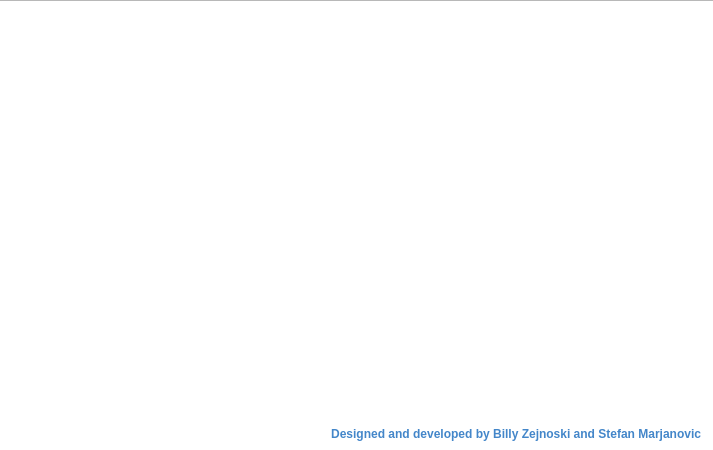
<?xml version="1.0" encoding="UTF-8"?>
<ui version="4.0">
 <class>About</class>
 <widget class="QWidget" name="About">
  <property name="geometry">
   <rect>
    <x>0</x>
    <y>0</y>
    <width>713</width>
    <height>450</height>
   </rect>
  </property>
  <property name="windowTitle">
   <string>About ACM</string>
  </property>
  <property name="windowOpacity">
   <double>1.000000000000000</double>
  </property>
  <widget class="QGraphicsView" name="graphicsView">
   <property name="geometry">
    <rect>
     <x>-10</x>
     <y>0</y>
     <width>741</width>
     <height>461</height>
    </rect>
   </property>
   <property name="styleSheet">
    <string notr="true">background-image: url(:/ACMlogo.PNG);</string>
   </property>
  </widget>
  <widget class="QLabel" name="label">
   <property name="geometry">
    <rect>
     <x>20</x>
     <y>421</y>
     <width>681</width>
     <height>20</height>
    </rect>
   </property>
   <property name="font">
    <font>
     <weight>75</weight>
     <bold>true</bold>
    </font>
   </property>
   <property name="styleSheet">
    <string notr="true">color: rgb(67, 134, 201);</string>
   </property>
   <property name="text">
    <string>Designed and developed by Billy Zejnoski and Stefan Marjanovic</string>
   </property>
   <property name="alignment">
    <set>Qt::AlignBottom|Qt::AlignRight|Qt::AlignTrailing</set>
   </property>
  </widget>
 </widget>
 <resources/>
 <connections/>
</ui>
